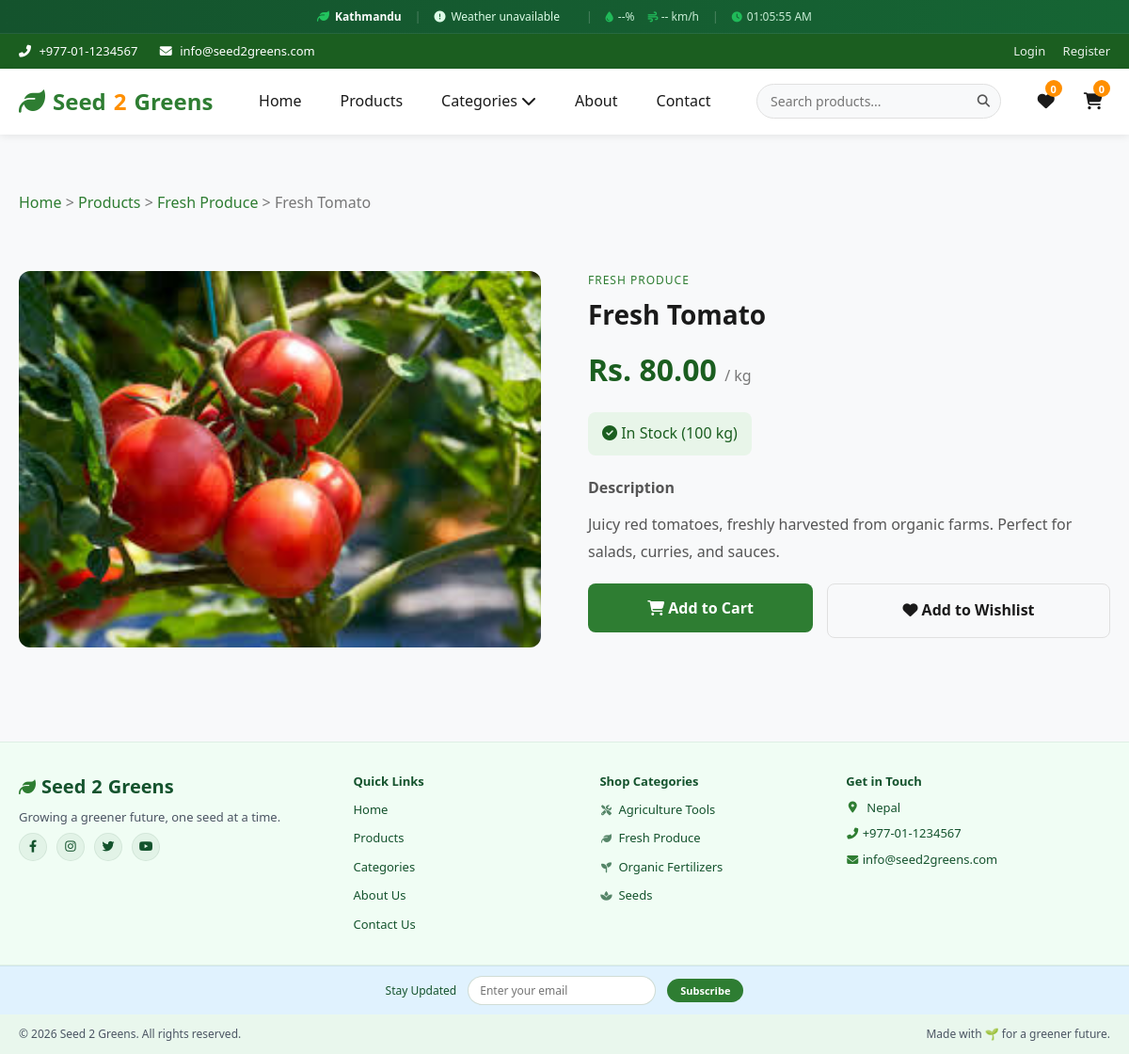
Screenshot of /product.php?id=1 with the database file from the repository.
### tables this page shows
CREATE TABLE products (
    id INT PRIMARY KEY AUTO_INCREMENT,
    category_id INT NOT NULL,
    name VARCHAR(150) NOT NULL,
    description TEXT,
    price DECIMAL(10,2) NOT NULL,
    stock_quantity INT NOT NULL DEFAULT 0,
    unit VARCHAR(50) DEFAULT 'piece',
    image VARCHAR(255),
    status ENUM('active', 'inactive') DEFAULT 'active',
    created_at TIMESTAMP DEFAULT CURRENT_TIMESTAMP,
    updated_at TIMESTAMP DEFAULT CURRENT_TIMESTAMP ON UPDATE CURRENT_TIMESTAMP,
    FOREIGN KEY (category_id) REFERENCES categories(id) ON DELETE RESTRICT ON UPDATE CASCADE,
    INDEX idx_category (category_id),
    INDEX idx_status (status)
);

CREATE TABLE categories (
    id INT PRIMARY KEY AUTO_INCREMENT,
    name VARCHAR(100) NOT NULL UNIQUE,
    description TEXT,
    image VARCHAR(255),
    status ENUM('active', 'inactive') DEFAULT 'active',
    created_at TIMESTAMP DEFAULT CURRENT_TIMESTAMP,
    updated_at TIMESTAMP DEFAULT CURRENT_TIMESTAMP ON UPDATE CURRENT_TIMESTAMP,
    INDEX idx_status (status)
);

### includes/functions.php (called while the page is built, shortened)
<?php
$db = Database::getInstance()->getConnection();
function isLoggedIn() {
    return isset($_SESSION['user_id']) && !empty($_SESSION['user_id']);
}
function sanitize($data) {
    return htmlspecialchars(trim($data), ENT_QUOTES, 'UTF-8');
}
function getProductById($id) {
    global $db;
    $stmt = $db->prepare("
        SELECT p.*, c.name as category_name
        FROM products p
        JOIN categories c ON p.category_id = c.id
        WHERE p.id = ?
    ");
    $stmt->execute([$id]);
    return $stmt->fetch();
}
function getProductImage($product) {
    $name = $product['name'] ?? $product['product_name'] ?? '';
    $map = [
        'Fresh Tomato' => 'fresh-tomato.jpg',
        'Potato' => 'potato.jpg',
        'Red Apple' => 'red-apple.jpg',
        'Fresh Cauliflower' => 'fresh-cauliflower.jpg',
        'Spinach (Palak)' => 'spinach.jpg',
        'Carrot' => 'carrot.jpg',
        'Cabbage' => 'cabbage.jpg',
        'Tomato Seeds' => 'tomato seed.webp',
        'Radish Seeds' => 'radish-seed.jpg',
        'Cucumber Seeds' => 'cucumber-seed.jpg',
        'Spinach Seeds' => 'spinach-seed.jpg',
        'Chili Seeds' => 'chilli-seed.jpg',
        'Brinjal Seeds' => 'brinjal-seed.jpg',
        'Vermicompost' => 'vermicompost.jpg',
        'Organic Compost' => 'organic-compost.jpg',
        'Cow Manure Fertilizer' => 'cow-manure.webp',
        'Neem Cake Fertilizer' => 'neem-cake-fertilizer.jpg',
        'Bone Meal Fertilizer' => 'bone-meal-fertilizer.jpg',
        'Hand Trowel' => 'hand-trowel.jpg',
        'Garden Hoe' => 'garden-hoe.jpg',
        'Pruning Shears' => 'pruning-shear.jpg',
        'Watering Can' => 'watering-can.jpg',
        'Garden Fork' => 'garden-fork.jpg',
        'Gardening Gloves' => 'gardening-gloves.jpg',
    ];
    $image = $map[$name] ?? ($product['image'] ?? $product['product_image'] ?? '');
    return basename($image);
}

### product.php (the view, shortened to what this page needs)
<?php
require_once __DIR__ . '/includes/functions.php';
$product_id = (int)$_GET['id'];
$product = getProductById($product_id);
$in_wishlist = false;
?>
<?php include __DIR__ . '/includes/header.php'; ?>
<div class="section">
    <div class="container">
        <nav style="margin-bottom: 20px; color: var(--text-light);">
            <a href="index.php" style="color: var(--primary);">Home</a> &gt;
            <a href="products.php" style="color: var(--primary);">Products</a> &gt;
            <a href="category.php?id=<?php echo $product['category_id']; ?>" style="color: var(--primary);"><?php echo sanitize($product['category_name']); ?></a> &gt;
            <span><?php echo sanitize($product['name']); ?></span>
        </nav>
        <div class="product-detail">
            <div class="product-detail-image">
                <img src="img/<?php echo getProductImage($product); ?>" alt="<?php echo sanitize($product['name']); ?>">
            </div>
            <div class="product-detail-info">
                <div class="product-category"><?php echo sanitize($product['category_name']); ?></div>
                <h1><?php echo sanitize($product['name']); ?></h1>
                <div class="product-detail-price">
                    Rs. <?php echo number_format($product['price'], 2); ?>
                    <span class="unit">/ <?php echo sanitize($product['unit']); ?></span>
                </div>
                <div class="product-stock <?php echo ($product['stock_quantity'] > 0) ? 'in-stock' : 'out-of-stock'; ?>">
                    <i class="fas fa-check-circle"></i>
                    <?php echo ($product['stock_quantity'] > 0) ? 'In Stock (' . $product['stock_quantity'] . ' ' . sanitize($product['unit']) . ')' : 'Out of Stock'; ?>
                </div>
                <div class="product-detail-description">
                    <h4 style="margin-bottom: 10px;">Description</h4>
                    <p><?php echo nl2br(sanitize($product['description'])); ?></p>
                </div>
                <?php if ($product['stock_quantity'] > 0): ?>
                    <div class="product-actions-large">
                        <form method="POST" action="cart.php" class="add-to-cart-form" style="flex: 1;">
                            <button type="submit" name="add_to_cart" class="btn btn-primary btn-lg add-to-cart-btn" style="width: 100%;">
                                <i class="fas fa-shopping-cart"></i> Add to Cart
                            </button>
                        </form>
                        <?php if (isLoggedIn()): ?>
                            <form method="POST" action="wishlist.php" style="flex: 1;">
                                <input type="hidden" name="csrf_token" value="<?php echo generateCsrfToken(); ?>">
                                <input type="hidden" name="product_id" value="<?php echo $product['id']; ?>">
                                <button type="submit" name="toggle_wishlist" class="btn btn-secondary btn-lg" style="width: 100%;">
                                    <i class="fas fa-heart" style="color: <?php echo $in_wishlist ? '#dc3545' : ''; ?>;"></i>
                                    <?php echo $in_wishlist ? 'Remove from Wishlist' : 'Add to Wishlist'; ?>
                                </button>
                            </form>
                        <?php else: ?>
                            <a href="login.php" class="btn btn-secondary btn-lg" style="flex: 1;">
                                <i class="fas fa-heart"></i> Add to Wishlist
                            </a>
                        <?php endif; ?>
                    </div>
                <?php else: ?>
                    <button class="btn btn-secondary btn-lg" disabled>Out of Stock</button>
                <?php endif; ?>
            </div>
        </div>
    </div>
</div>
<?php include __DIR__ . '/includes/footer.php'; ?>

### assets/css/style.css (style rules this page uses)
* { margin: 0; padding: 0; box-sizing: border-box; }
body { font-family: 'Segoe UI', Tahoma, Geneva, Verdana, sans-serif; color: var(--text-dark); background-color: var(--bg-light); line-height: 1.6; overflow-x: hidden; }
a { text-decoration: none; color: inherit; transition: var(--transition); }
img { max-width: 100%; height: auto; display: block; }
button { cursor: pointer; border: none; font-family: inherit; }
.container { max-width: 1200px; margin: 0 auto; padding: 0 20px; }
.btn { display: inline-block; padding: 12px 24px; border-radius: var(--radius); font-weight: 600; font-size: 14px; text-align: center; transition: var(--transition); border: none; cursor: pointer; text-decoration: none; }
.btn-primary { background: var(--primary); color: white; }
.btn-secondary { background: var(--bg-light); color: var(--text-dark); border: 1px solid var(--border); }
.btn-lg { padding: 15px 30px; font-size: 16px; }
.section { padding: 60px 0; }
.product-category { font-size: 12px; color: var(--primary); text-transform: uppercase; letter-spacing: 1px; margin-bottom: 5px; }
.product-detail { display: grid; grid-template-columns: 1fr 1fr; gap: 50px; padding: 40px 0; }
.product-detail-image { background: var(--bg-green); border-radius: var(--radius-lg); display: flex; align-items: center; justify-content: center; height: 400px; font-size: 120px; color: var(--primary); overflow: hidden; }
.product-detail-image img { width: 100%; height: 100%; object-fit: cover; object-position: center; }
.product-detail-info h1 { font-size: 28px; margin-bottom: 10px; }
.product-detail-price { font-size: 32px; font-weight: 700; color: var(--primary-dark); margin-bottom: 20px; }
.product-detail-price .unit { font-size: 16px; color: var(--text-light); font-weight: 400; }
.product-detail-description { color: var(--text-medium); line-height: 1.8; margin-bottom: 20px; }
.product-stock { padding: 10px 15px; background: var(--bg-green); border-radius: var(--radius); margin-bottom: 20px; display: inline-block; }
.product-stock.in-stock { color: var(--primary-dark); }
.product-actions-large { display: flex; gap: 15px; }
.product-actions-large .btn { flex: 1; }

### rows the page displays
products: category.name "Fresh Produce", name "Fresh Tomato", category.name "FRESH PRODUCE", price "80.00", unit "kg", stock_quantity "100", description "Juicy red tomatoes, freshly harvested from organic farms. Perfect for salads, curries, and sauces."
